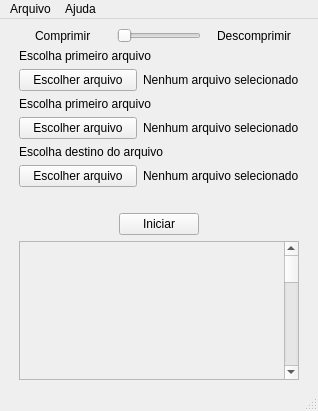
<?xml version="1.0" encoding="UTF-8"?>
<ui version="4.0">
 <class>MainWindow</class>
 <widget class="QMainWindow" name="MainWindow">
  <property name="geometry">
   <rect>
    <x>0</x>
    <y>0</y>
    <width>318</width>
    <height>411</height>
   </rect>
  </property>
  <property name="windowTitle">
   <string>MainWindow</string>
  </property>
  <widget class="QWidget" name="centralwidget">
   <layout class="QGridLayout" name="gridLayout">
    <item row="0" column="0">
     <layout class="QVBoxLayout" name="verticalLayout">
      <property name="leftMargin">
       <number>10</number>
      </property>
      <property name="rightMargin">
       <number>10</number>
      </property>
      <item>
       <layout class="QHBoxLayout" name="horizontalLayout_7">
        <property name="topMargin">
         <number>0</number>
        </property>
        <item alignment="Qt::AlignHCenter">
         <widget class="QLabel" name="label_2">
          <property name="text">
           <string>Comprimir</string>
          </property>
         </widget>
        </item>
        <item alignment="Qt::AlignHCenter">
         <widget class="QSlider" name="set_type">
          <property name="maximum">
           <number>1</number>
          </property>
          <property name="pageStep">
           <number>1</number>
          </property>
          <property name="orientation">
           <enum>Qt::Horizontal</enum>
          </property>
         </widget>
        </item>
        <item alignment="Qt::AlignHCenter">
         <widget class="QLabel" name="label">
          <property name="text">
           <string>Descomprimir</string>
          </property>
         </widget>
        </item>
       </layout>
      </item>
      <item>
       <widget class="QLabel" name="label_a">
        <property name="maximumSize">
         <size>
          <width>16777215</width>
          <height>30</height>
         </size>
        </property>
        <property name="layoutDirection">
         <enum>Qt::LeftToRight</enum>
        </property>
        <property name="text">
         <string>Escolha primeiro arquivo</string>
        </property>
       </widget>
      </item>
      <item>
       <layout class="QHBoxLayout" name="horizontalLayout">
        <item>
         <widget class="QPushButton" name="button_a">
          <property name="maximumSize">
           <size>
            <width>120</width>
            <height>16777215</height>
           </size>
          </property>
          <property name="text">
           <string>Escolher arquivo</string>
          </property>
         </widget>
        </item>
        <item>
         <widget class="QLabel" name="label_path_a">
          <property name="text">
           <string>Nenhum arquivo selecionado</string>
          </property>
         </widget>
        </item>
       </layout>
      </item>
      <item>
       <widget class="QLabel" name="label_b">
        <property name="maximumSize">
         <size>
          <width>16777215</width>
          <height>30</height>
         </size>
        </property>
        <property name="text">
         <string>Escolha primeiro arquivo</string>
        </property>
       </widget>
      </item>
      <item>
       <layout class="QHBoxLayout" name="horizontalLayout_2">
        <property name="topMargin">
         <number>0</number>
        </property>
        <item>
         <widget class="QPushButton" name="button_b">
          <property name="maximumSize">
           <size>
            <width>120</width>
            <height>16777215</height>
           </size>
          </property>
          <property name="text">
           <string>Escolher arquivo</string>
          </property>
         </widget>
        </item>
        <item>
         <widget class="QLabel" name="label_path_b">
          <property name="text">
           <string>Nenhum arquivo selecionado</string>
          </property>
         </widget>
        </item>
       </layout>
      </item>
      <item>
       <widget class="QLabel" name="label_dest">
        <property name="maximumSize">
         <size>
          <width>16777215</width>
          <height>32</height>
         </size>
        </property>
        <property name="text">
         <string>Escolha destino do arquivo</string>
        </property>
       </widget>
      </item>
      <item>
       <layout class="QHBoxLayout" name="horizontalLayout_3">
        <item>
         <widget class="QPushButton" name="button_dest">
          <property name="maximumSize">
           <size>
            <width>120</width>
            <height>16777215</height>
           </size>
          </property>
          <property name="text">
           <string>Escolher arquivo</string>
          </property>
         </widget>
        </item>
        <item>
         <widget class="QLabel" name="label_path_dest">
          <property name="text">
           <string>Nenhum arquivo selecionado</string>
          </property>
         </widget>
        </item>
       </layout>
      </item>
      <item alignment="Qt::AlignHCenter">
       <widget class="QLabel" name="label_load">
        <property name="text">
         <string/>
        </property>
       </widget>
      </item>
      <item alignment="Qt::AlignHCenter">
       <widget class="QPushButton" name="button_start">
        <property name="layoutDirection">
         <enum>Qt::LeftToRight</enum>
        </property>
        <property name="text">
         <string>Iniciar</string>
        </property>
       </widget>
      </item>
      <item>
       <widget class="QScrollArea" name="scrollArea">
        <property name="widgetResizable">
         <bool>true</bool>
        </property>
        <widget class="QWidget" name="scrollAreaWidgetContents">
         <property name="geometry">
          <rect>
           <x>0</x>
           <y>0</y>
           <width>278</width>
           <height>98</height>
          </rect>
         </property>
         <layout class="QHBoxLayout" name="horizontalLayout_4">
          <property name="spacing">
           <number>0</number>
          </property>
          <property name="leftMargin">
           <number>9</number>
          </property>
          <property name="topMargin">
           <number>0</number>
          </property>
          <property name="rightMargin">
           <number>0</number>
          </property>
          <property name="bottomMargin">
           <number>0</number>
          </property>
          <item>
           <widget class="QLabel" name="console">
            <property name="text">
             <string/>
            </property>
           </widget>
          </item>
          <item>
           <widget class="QScrollBar" name="verticalScrollBar">
            <property name="orientation">
             <enum>Qt::Vertical</enum>
            </property>
           </widget>
          </item>
         </layout>
        </widget>
       </widget>
      </item>
     </layout>
    </item>
   </layout>
  </widget>
  <widget class="QStatusBar" name="statusbar"/>
  <widget class="QMenuBar" name="menuBar">
   <property name="geometry">
    <rect>
     <x>0</x>
     <y>0</y>
     <width>318</width>
     <height>22</height>
    </rect>
   </property>
   <widget class="QMenu" name="menuHelp">
    <property name="title">
     <string>Arquivo</string>
    </property>
    <addaction name="separator"/>
    <addaction name="separator"/>
    <addaction name="actionComprimir"/>
    <addaction name="actionDescomprimir"/>
   </widget>
   <widget class="QMenu" name="menuAbout">
    <property name="title">
     <string>Ajuda</string>
    </property>
    <addaction name="actionSobre"/>
   </widget>
   <addaction name="menuHelp"/>
   <addaction name="menuAbout"/>
  </widget>
  <action name="actionSobre">
   <property name="text">
    <string>Sobre</string>
   </property>
  </action>
  <action name="actionComprimir">
   <property name="text">
    <string>Comprimir</string>
   </property>
  </action>
  <action name="actionDescomprimir">
   <property name="text">
    <string>Descomprimir</string>
   </property>
  </action>
 </widget>
 <resources/>
 <connections/>
</ui>
